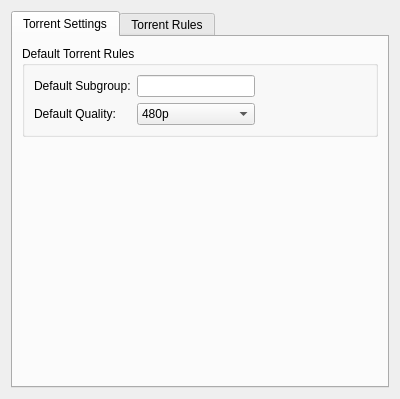
<?xml version="1.0" encoding="UTF-8"?>
<ui version="4.0">
 <class>TorrentSettings</class>
 <widget class="QWidget" name="TorrentSettings">
  <property name="geometry">
   <rect>
    <x>0</x>
    <y>0</y>
    <width>400</width>
    <height>399</height>
   </rect>
  </property>
  <layout class="QVBoxLayout" name="verticalLayout">
   <item>
    <widget class="QTabWidget" name="tabWidget">
     <property name="currentIndex">
      <number>0</number>
     </property>
     <widget class="QWidget" name="tab">
      <attribute name="title">
       <string>Torrent Settings</string>
      </attribute>
      <layout class="QVBoxLayout" name="verticalLayout_2">
       <item>
        <widget class="QGroupBox" name="groupBox_2">
         <property name="title">
          <string>Default Torrent Rules</string>
         </property>
         <layout class="QHBoxLayout" name="horizontalLayout" stretch="2,1">
          <item>
           <layout class="QFormLayout" name="formLayout">
            <item row="0" column="1">
             <widget class="QLineEdit" name="defaultSubgroup"/>
            </item>
            <item row="0" column="0">
             <widget class="QLabel" name="label">
              <property name="text">
               <string>Default Subgroup:</string>
              </property>
             </widget>
            </item>
            <item row="1" column="0">
             <widget class="QLabel" name="label_2">
              <property name="text">
               <string>Default Quality:</string>
              </property>
             </widget>
            </item>
            <item row="1" column="1">
             <widget class="QComboBox" name="defaultQuality">
              <item>
               <property name="text">
                <string notr="true">480p</string>
               </property>
              </item>
              <item>
               <property name="text">
                <string notr="true">720p</string>
               </property>
              </item>
              <item>
               <property name="text">
                <string notr="true">1080p</string>
               </property>
              </item>
             </widget>
            </item>
           </layout>
          </item>
          <item>
           <spacer name="horizontalSpacer">
            <property name="orientation">
             <enum>Qt::Horizontal</enum>
            </property>
            <property name="sizeHint" stdset="0">
             <size>
              <width>40</width>
              <height>20</height>
             </size>
            </property>
           </spacer>
          </item>
         </layout>
        </widget>
       </item>
       <item>
        <spacer name="verticalSpacer">
         <property name="orientation">
          <enum>Qt::Vertical</enum>
         </property>
         <property name="sizeHint" stdset="0">
          <size>
           <width>20</width>
           <height>40</height>
          </size>
         </property>
        </spacer>
       </item>
      </layout>
     </widget>
     <widget class="QWidget" name="tab_2">
      <attribute name="title">
       <string>Torrent Rules</string>
      </attribute>
      <layout class="QVBoxLayout" name="verticalLayout_4">
       <item>
        <widget class="QTreeView" name="torrentRules"/>
       </item>
       <item>
        <layout class="QHBoxLayout" name="horizontalLayout_2">
         <item>
          <spacer name="horizontalSpacer_2">
           <property name="orientation">
            <enum>Qt::Horizontal</enum>
           </property>
           <property name="sizeHint" stdset="0">
            <size>
             <width>158</width>
             <height>20</height>
            </size>
           </property>
          </spacer>
         </item>
         <item>
          <widget class="QPushButton" name="importRules">
           <property name="text">
            <string>Import</string>
           </property>
          </widget>
         </item>
         <item>
          <widget class="QPushButton" name="addNewRule">
           <property name="text">
            <string>Add</string>
           </property>
          </widget>
         </item>
         <item>
          <widget class="QPushButton" name="deleteCurrentRule">
           <property name="enabled">
            <bool>false</bool>
           </property>
           <property name="text">
            <string>Delete</string>
           </property>
          </widget>
         </item>
        </layout>
       </item>
       <item>
        <widget class="QGroupBox" name="selectedRule">
         <property name="enabled">
          <bool>false</bool>
         </property>
         <property name="title">
          <string>Selected Rule</string>
         </property>
         <layout class="QVBoxLayout" name="verticalLayout_3">
          <item>
           <layout class="QFormLayout" name="formLayout_2">
            <item row="1" column="0">
             <widget class="QLabel" name="label_3">
              <property name="text">
               <string>Subgroup:</string>
              </property>
             </widget>
            </item>
            <item row="2" column="0">
             <widget class="QLabel" name="label_4">
              <property name="text">
               <string>Quality:</string>
              </property>
             </widget>
            </item>
            <item row="3" column="0">
             <widget class="QLabel" name="label_5">
              <property name="text">
               <string>Tag:</string>
              </property>
             </widget>
            </item>
            <item row="1" column="1">
             <widget class="QLineEdit" name="currentSubgroup"/>
            </item>
            <item row="3" column="1">
             <widget class="QLineEdit" name="currentTag"/>
            </item>
            <item row="2" column="1">
             <widget class="QComboBox" name="currentQuality">
              <item>
               <property name="text">
                <string notr="true">480p</string>
               </property>
              </item>
              <item>
               <property name="text">
                <string notr="true">720p</string>
               </property>
              </item>
              <item>
               <property name="text">
                <string notr="true">1080p</string>
               </property>
              </item>
             </widget>
            </item>
            <item row="0" column="1">
             <widget class="QComboBox" name="anime">
              <property name="editable">
               <bool>true</bool>
              </property>
              <property name="sizeAdjustPolicy">
               <enum>QComboBox::AdjustToMinimumContentsLength</enum>
              </property>
             </widget>
            </item>
            <item row="0" column="0">
             <widget class="QLabel" name="label_6">
              <property name="text">
               <string>Anime</string>
              </property>
             </widget>
            </item>
           </layout>
          </item>
         </layout>
        </widget>
       </item>
      </layout>
     </widget>
    </widget>
   </item>
  </layout>
 </widget>
 <resources/>
 <connections/>
</ui>
